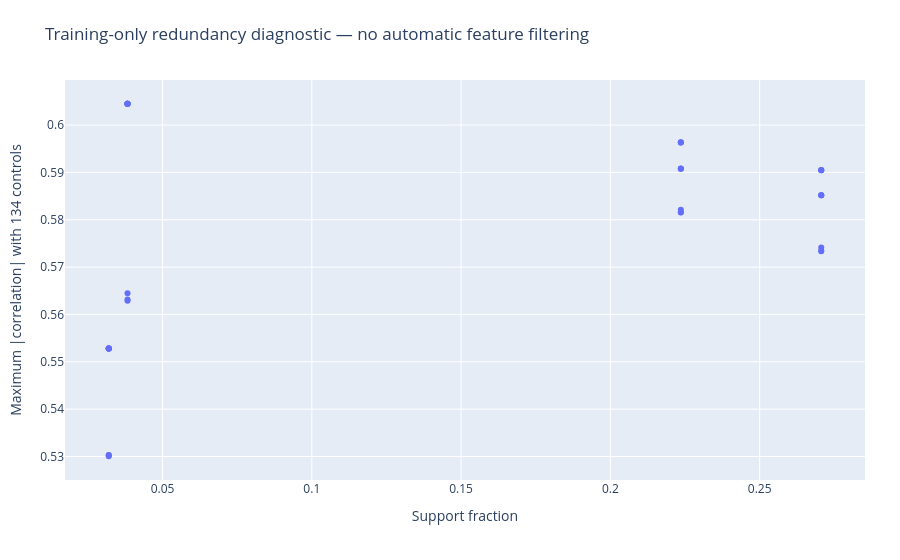

Notebook code for this chart:
### Markdown cell above
## Training-only redundancy

### Code cell
view.show_chart(7)

### Figure 1 — Plotly figure (JSON) as saved in the notebook; plotly's stock layout.template omitted (floating-point values rounded to 4 significant figures)
{"data": [{"hovertemplate": "%{text}<br>Support=%{x:.3f}<br>Max correlation=%{y:.3f}<extra></extra>", "mode": "markers", "text": ["recent_mass_symmetric_time_recent_unique_m5", "recent_mass_symmetric_time_recent_unique_m30", "recent_mass_symmetric_time_recent_unique_m120", "recent_mass_symmetric_time_pending_cart_m5", "recent_mass_symmetric_time_pending_cart_m30", "recent_mass_symmetric_time_pending_cart_m120", "recent_mass_symmetric_cart_recent_unique_m5", "recent_mass_symmetric_cart_recent_unique_m30", "recent_mass_symmetric_cart_recent_unique_m120", "recent_mass_symmetric_cart_pending_cart_m5", "recent_mass_symmetric_cart_pending_cart_m30", "recent_mass_symmetric_cart_pending_cart_m120", "recent_mass_symmetric_order_recent_unique_m5", "recent_mass_symmetric_order_recent_unique_m30", "recent_mass_symmetric_order_recent_unique_m120", "recent_mass_symmetric_order_pending_cart_m5", "recent_mass_symmetric_order_pending_cart_m30", "recent_mass_symmetric_order_pending_cart_m120", "recent_mass_forward_time_recent_unique_m5", "recent_mass_forward_time_recent_unique_m30", "recent_mass_forward_time_recent_unique_m120", "recent_mass_forward_time_pending_cart_m5", "recent_mass_forward_time_pending_cart_m30", "recent_mass_forward_time_pending_cart_m120", "recent_mass_forward_cart_recent_unique_m5", "recent_mass_forward_cart_recent_unique_m30", "recent_mass_forward_cart_recent_unique_m120", "recent_mass_forward_cart_pending_cart_m5", "recent_mass_forward_cart_pending_cart_m30", "recent_mass_forward_cart_pending_cart_m120", "recent_mass_forward_order_recent_unique_m5", "recent_mass_forward_order_recent_unique_m30", "recent_mass_forward_order_recent_unique_m120", "recent_mass_forward_order_pending_cart_m5", "recent_mass_forward_order_pending_cart_m30", "recent_mass_forward_order_pending_cart_m120"], "type": "scatter", "x": [0.2706, 0.2706, 0.2706, 0.03828, 0.03828, 0.03828, 0.2706, 0.2706, 0.2706, 0.03828, 0.03828, 0.03828, 0.2706, 0.2706, 0.2706, 0.03828, 0.03828, 0.03828, 0.2236, 0.2236, 0.2236, 0.03199, 0.03199, 0.03199, 0.2236, 0.2236, 0.2236, 0.03199, 0.03199, 0.03199, 0.2236, 0.2236, 0.2236, 0.03199, 0.03199, 0.03199], "y": [0.5741, 0.5852, 0.5905, 0.5645, 0.6045, 0.6045, 0.5734, 0.5852, 0.5905, 0.5632, 0.6045, 0.6045, 0.5733, 0.5852, 0.5904, 0.5629, 0.6045, 0.6045, 0.5821, 0.5908, 0.5964, 0.5303, 0.5528, 0.5528, 0.5816, 0.5908, 0.5963, 0.5303, 0.5528, 0.5528, 0.5816, 0.5908, 0.5963, 0.5301, 0.5528, 0.5528]}], "layout": {"margin": {"b": 80, "l": 65, "r": 35, "t": 80}, "title": {"text": "Training-only redundancy diagnostic — no automatic feature filtering"}, "xaxis": {"title": {"text": "Support fraction"}}, "yaxis": {"title": {"text": "Maximum |correlation| with 134 controls"}}}}
